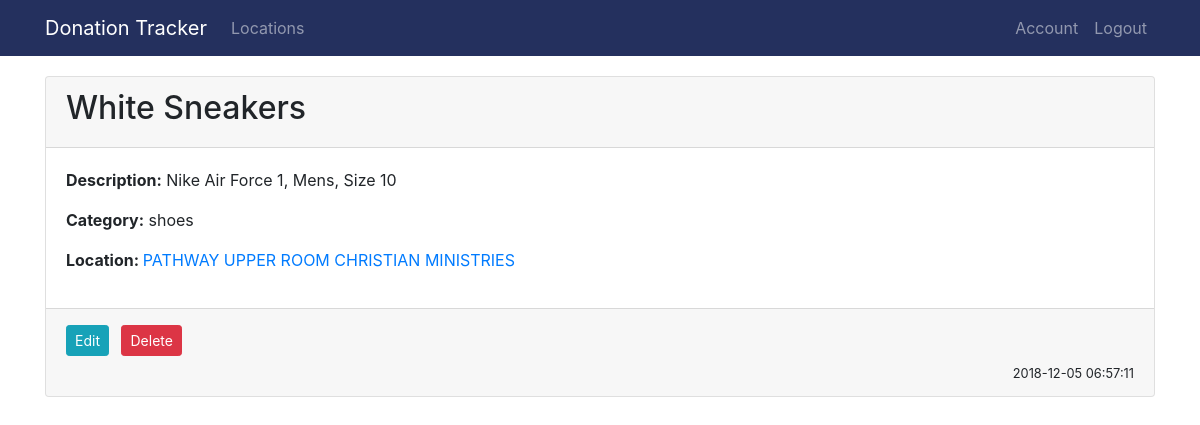
/item/4 (signed in), run on the app's committed database.
### donationTracker/models.py (models this page shows, shortened)
class Item(db.Model):
    id = db.Column(db.Integer, primary_key=True)
    name = db.Column(db.String(100), nullable=False)
    date_time = db.Column(db.DateTime, nullable=False, default=datetime.utcnow)
    description = db.Column(db.Text, nullable=False)
    category = db.Column(db.String(30), nullable=False)
    location_id = db.Column(db.Integer, db.ForeignKey('location.id'), nullable=False)

class Location(db.Model):
    id = db.Column(db.Integer, primary_key=True)
    name = db.Column(db.String(100), nullable=False)
    lat = db.Column(db.String(20), nullable=False)
    long = db.Column(db.String(20), nullable=False)
    address = db.Column(db.String(100), unique=True, nullable=False)
    city = db.Column(db.String(100), nullable=False)
    state = db.Column(db.String(2), nullable=False)
    zip = db.Column(db.String(11), nullable=False)
    type = db.Column(db.String(30), nullable=False)
    phone = db.Column(db.String(20), unique=True, nullable=False)
    website = db.Column(db.String(100), nullable=False)
    items = db.relationship('Item', backref='location', lazy=True)

### donationTracker/routes.py (the view)
@app.route('/item/<int:item_id>')
@login_required
def item(item_id):
    item = Item.query.get_or_404(item_id)
    location = Location.query.get_or_404(item.location_id)
    return render_template('item.html', title=item.name, item=item, location=location)

### donationTracker/models.py (called while the page is built)
@login_manager.user_loader
def load_user(user_id):
    return User.query.get(int(user_id))

### donationTracker/templates/item.html (shortened to what this page needs)
{% extends "layout.html" %}
{% block content %}
<div class="card">
    <div class="card-header">
        <h2>{{ item.name }}</h2>
    </div>
    <div class="card-body">
        <p><strong>Description:</strong> {{ item.description }}</p>
        <p><strong>Category:</strong> {{ item.category }}</p>
        <p><strong>Location: </strong><a href="{{ url_for('location', location_id=location.id) }}"> {{ location.name }}</a></p>
    </div>
    <div class="card-footer">
        {% if current_user.user_type == 'location_employee' %}
            <a class="btn btn-info btn-sm mr-1" href="{{ url_for('update_item', item_id=item.id)}}">Edit</a>
            <button type="button" class="btn btn-danger btn-sm m-1" data-toggle="modal" data-target="#deleteModal">Delete</button>
        {% endif %}
        <p class="text-sm-right m-0"><small>{{ item.date_time.strftime('%Y-%m-%d %H:%M:%S')}}</small></p>
    </div>
</div>
{% endblock content %}

### data on the page
Item: name "White Sneakers", description "Nike Air Force 1, Mens, Size 10", category "shoes", date_time "2018-12-05 06:57:11"
Location: name "PATHWAY UPPER ROOM CHRISTIAN MINISTRIES"
